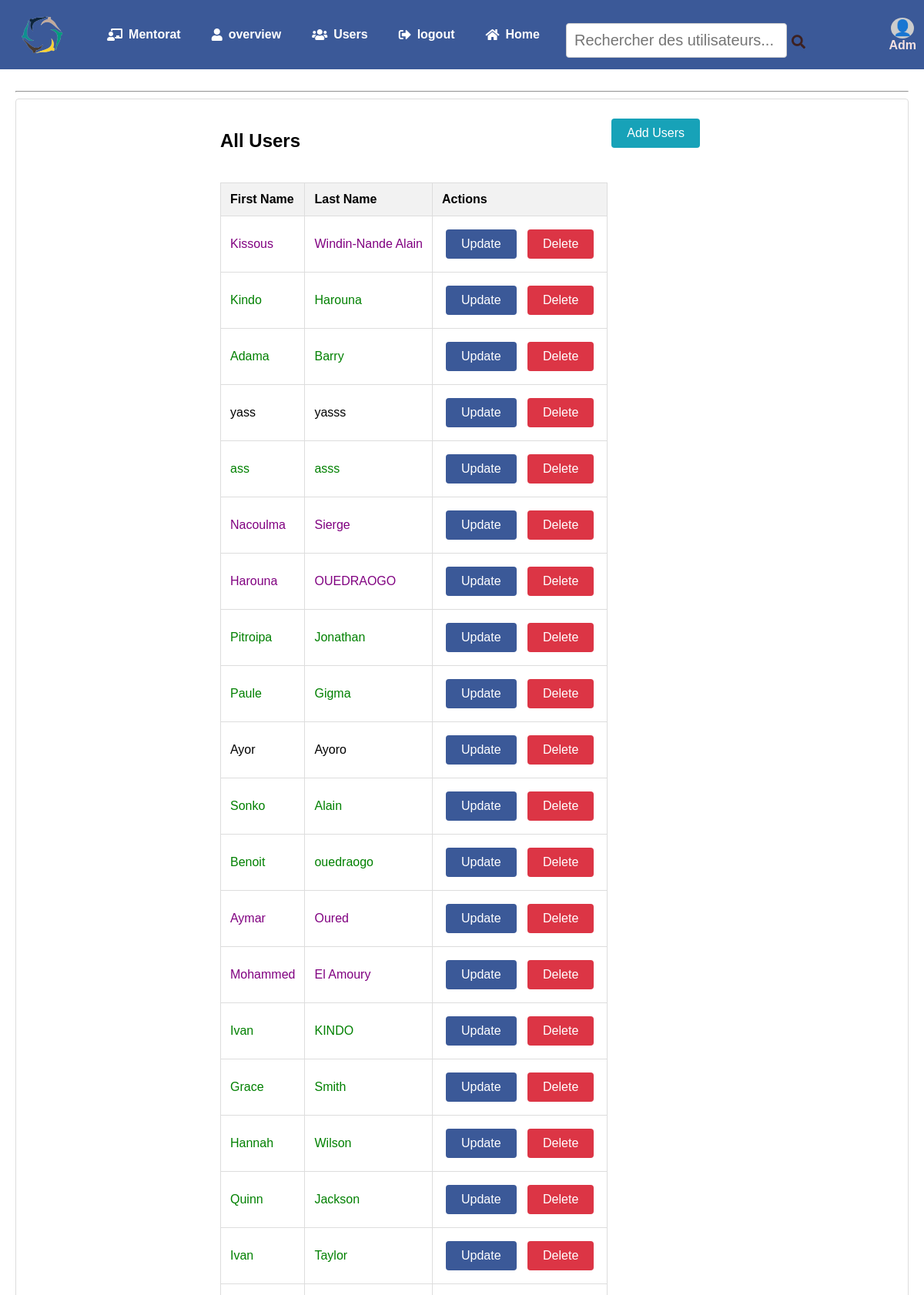
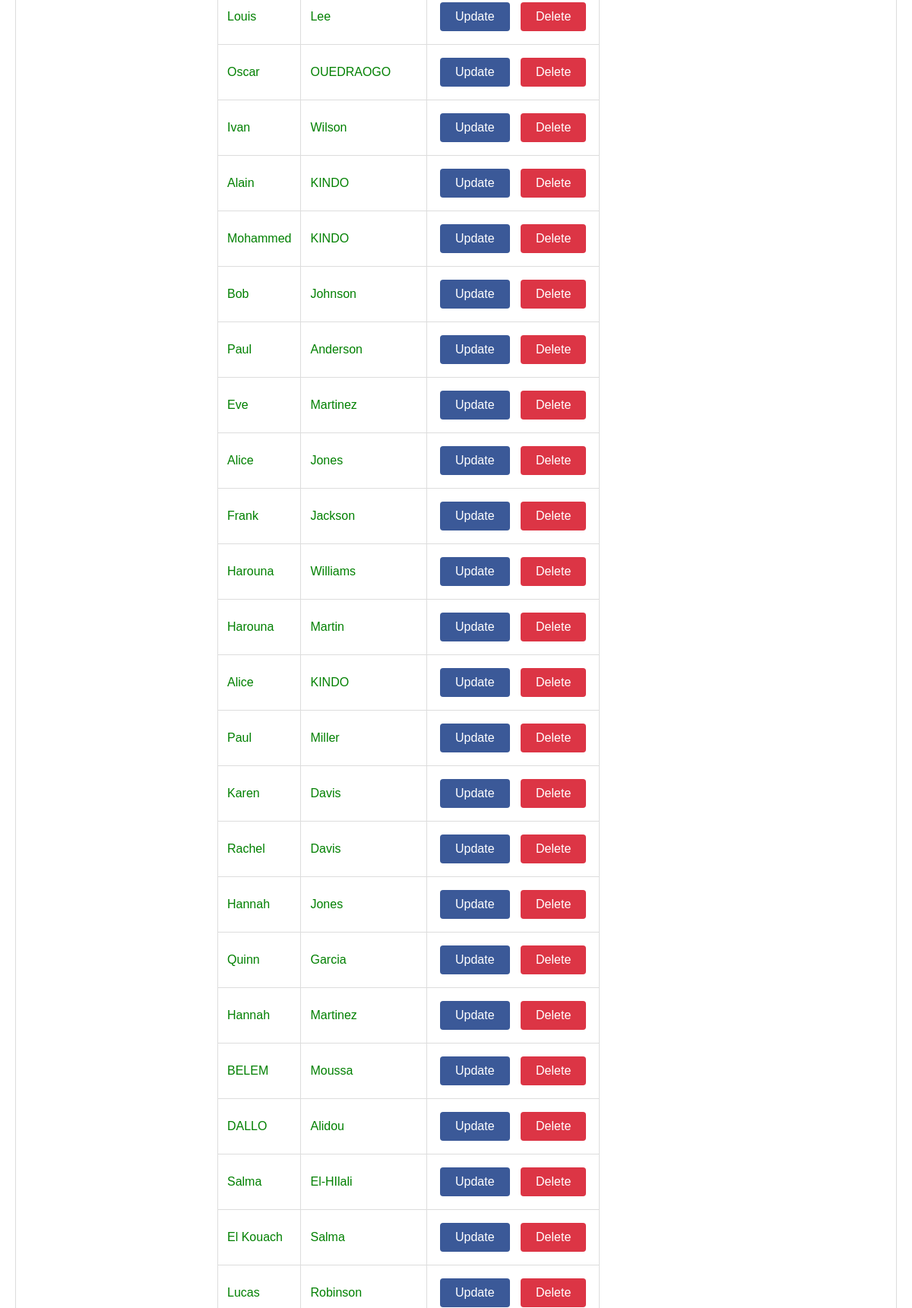
The page /users/ (signed in, upper part) on the database its author committed (2 pictures, top to bottom).
### network/models.py (models this page shows, shortened)
class User(AbstractUser):
    profile_pic = models.ImageField(upload_to='profile_pic/', blank=True, null=True)
    bio = models.TextField(max_length=160, blank=True, null=True)
    cover = models.ImageField(upload_to='covers/', blank=True, null=True)
    user_group = models.CharField(max_length=10,blank=True, null=True)  # Alumni ou Eleve
    nationality = models.CharField(max_length=100, blank=True, null=True)
    promotion = models.CharField(max_length=10, blank=True, null=True)
    graduation_date = models.DateField(blank=True, null=True)
    phone_number = models.CharField(max_length=15, blank=True, null=True)
    major = models.CharField(max_length=50, choices=[
        ('Aide à la Décision', 'Aide à la Décision'),
        ('Énergie', 'Énergie'),
        ('Matériau', 'Matériau'),
        ('Industrie', 'Industrie')
    ], blank=True, null=True)
    option = models.CharField(max_length=50, choices=[
        ('Génie Industriel', 'Génie Industriel'),
        ('Data Science et Digitalisation', 'Data Science et Digitalisation'),
        ('Énergie', 'Énergie')
    ], blank=True, null=True)
    filiere = models.CharField(max_length=100, choices=[
        ('Industrie 4.0', 'Industrie 4.0'),
        ('Ingénierie des Systèmes Complexes', 'Ingénierie des Systèmes Complexes'),
        ('Entreprendre en Afrique', 'Entreprendre en Afrique')
    ], blank=True, null=True)
    email = models.EmailField(blank=True, null=True)
    mentoring_1A = models.BooleanField(default=False)
    mentoring_2A = models.BooleanField(default=False)
    mentoring_3A = models.BooleanField(default=False)
    linkedin = models.URLField(blank=True, null=True)
    other_links = models.URLField(blank=True, null=True)

### network/views.py (the view)
# urls.py: path('users/', views.users_list, name='users_list'),
@login_required
def users_list(request):
    users = User.objects.all()
    return render(request, 'network/users.html', {'users': users})

### network/templates/network/users.html
{% extends "network/indexx.html" %}
{% block content %}
<div class="userscontainer">
    <div class="table-container">
        <h2>All Users</h2>
        <table>
            <thead>
                <tr>
                    <th>First Name</th>
                    <th>Last Name</th>
                    {% if request.user.is_superuser %}
                    <th class="actions-column">Actions</th>
                    {% endif %}
                </tr>
            </thead>
            <tbody>
                {% for user in users %}
                {% if not user.is_superuser %}
                <tr>
                    <td class="user-{{ user.user_group|lower }}">{{ user.first_name }}</td>
                    <td class="user-{{ user.user_group|lower }}">{{ user.last_name }}</td>
                    {% if request.user.is_superuser %}
                    <td class="actions-column">
                        <a class="button update" href="{% url 'edit_user' user.username %}">Update</a>
                        <a class="button delete" href="{% url 'delete_user' user.username %}">Delete</a>
                    </td>
                    {% endif %}
                </tr>
                {% endif %}
                {% endfor %}
            </tbody>
        </table>
    </div>
    {% if user.is_superuser %}
    <a class="button add-users add-users-button" href="{% url 'register' %}">Add Users</a>
    {% endif %}
</div>
{% endblock %}

### network/templates/network/indexx.html (shortened to what this page needs)
{% load static %}
<!DOCTYPE html>
<html lang="fr">
<head>
    <link rel="stylesheet" href="{% static 'network/styles.css' %}">
    <link rel="stylesheet" href="https://cdnjs.cloudflare.com/ajax/libs/font-awesome/5.15.4/css/all.min.css">
</head>
<body>
    <header>
        {% if user.is_authenticated %}
        <div class="logo-container">
            <img src="{% static 'network/Images/B.png' %}" alt="Logo" class="logo">
        </div>
        <ul class="nav-head">
            <ul class="menu">
                <li><a href="{% url 'mentoring' %}"><i class="fas fa-chalkboard-teacher"></i> Mentorat</a></li>
                <li><a href="{% url 'overview' %}"><i class="fas fa-user"></i>overview</a></li>
                <li><a href="{% url 'users_list' %}"><i class="fas fa-users"></i>Users</a></li>
                <li><a href="{% url 'logout' %}"><i class="fas fa-sign-out-alt"></i> logout</a></li>
                <li><a href="{% url 'indexx' %}"><i class="fas fa-home"></i> Home</a></li>
            </ul>
            <li class="nav-item search-container">
                <form method="GET" action="{% url 'search' %}" class="search-form">
                    <div class="search-div">
                        <input type="text" name="q" id="search-input" placeholder="Rechercher des utilisateurs..." aria-label="Recherche des utilisateurs" class="search-input">
                        <button type="submit" class="search-icon"><i class="fas fa-search"></i></button>
                    </div>
                </form>
            </li>
            {% endif %}
            {% if user.is_authenticated %}
            <li class="nav-profile">
                <a href="{% url 'profile_view' %}" class="nav-link">
                    <div class="profile-info">
                        {% if user.profile_pic %}
                            <img src="{{ user.profile_pic.url }}" alt="{{ user.username }}" class="profile-pic">
                        {% else %}
                            <div class="profile-icon">👤</div>
                        {% endif %}
                        <span class="username">{{ user.username }}</span>
                    </div>
                </a>
            </li>
            {% endif %}
        </ul>
    </header>
    <div class="container">
        <main class="main-content" id="main-content">
            <hr>
            <div id="dynamic-content">
                {% block content %}
                {% endblock %}
            </div>
        </main>
    </div>
</body>
</html>

### network/static/network/styles.css (style rules this page uses)
html, body { margin: 0; padding: 0; font-family: Arial, sans-serif; height: 100%; }
body { display: flex; flex-direction: column; min-height: 100vh; margin: 0; background-image: url('/static/network/Images/ECC-bg.png'); background-size: cover; background-repeat: no-repeat; }
.main-content { flex: 1; padding: 20px; box-sizing: border-box; overflow-y: auto; }
header { background-color: #3b5998; display: flex; justify-content: space-between; align-items: center; color: white; }
.container { display: flex; height: calc(100vh - 60px); }
.logo-container { display: flex; flex-direction: column; align-items: center; margin-bottom: 0; overflow: hidden; }
.logo { width: 120px; height: 90px; object-fit: cover; margin: 0; }
main { flex: 1; }
.nav-head { list-style: none; margin: 0; padding: 0; display: flex; align-items: center; width: 100%; justify-content: space-between; height: 45px; background-color: #3b5998; }
.menu { list-style: none; display: flex; margin: 0; padding: 0; transition: all 0.3s ease; height: 100%; }
.menu li { margin-left: 20px; }
.menu a { color: white; text-decoration: none; font-weight: bold; display: flex; align-items: center; height: 100%; padding: 0 10px; font-size: 1rem; }
.menu a i { margin-right: 8px; font-size: 16px; }
.search-container { flex: 1; margin-left: 20px; height: 100%; display: flex; align-items: center; }
.search-form { display: flex; align-items: center; height: 100%; }
.search-div { display: flex; border-radius: 5px; padding: 4px; }
.search-input { border: none; outline: none; padding: 5px; font-size: 20px; }
.search-icon { background: none; border: none; cursor: pointer; font-size: 18px; color: #3d2121; }
.nav-profile { list-style: none; margin: 0; padding: 0; height: 100%; }
.nav-link { display: flex; align-items: center; text-decoration: none; padding: 0 10px; color: #b68282; height: 100%; transition: background-color 0.3s ease; }
.profile-info { display: flex; flex-direction: column; align-items: center; justify-content: center; height: 100%; }
.profile-icon { width: 30px; height: 30px; border-radius: 50%; background-color: #ccc; display: flex; align-items: center; justify-content: center; font-size: 20px; margin-bottom: 0; }
.username { font-size: 16px; font-weight: bold; color: #f6e2e2; }
.userscontainer { display: flex; justify-content: center; padding: 20px; background-color: #fff; border: 1px solid #ddd; border-radius: 4px; position: relative; }
.add-users-button { position: sticky; top: 20px; margin-left: 10px; padding: 10px 20px; text-decoration: none; color: #fff; background-color: #17a2b8; border-radius: 4px; z-index: 1000; align-self: flex-start; }
table { border-collapse: collapse; background-color: #fff; margin-top: 20px; }
.table-container { display: flex; flex-direction: column; align-items: flex-start; }
table, th, td { border: 1px solid #ddd; }
th, td { padding: 12px; text-align: left; white-space: nowrap; }
th { background-color: #f2f2f2; }
.button { padding: 10px 20px; text-decoration: none; color: #fff; border-radius: 4px; border: none; cursor: pointer; margin: 5px; display: inline-block; }
.button.update { background-color: #3b5998; }
.button.delete { background-color: #dc3545; }
.user-eleve { color: purple; }
.user-alumni { color: green; }
.actions-column { white-space: nowrap; }
form { margin-top: 20px; }
form input[type="text"], form input[type="email"], form input[type="password"], form textarea { width: 60; padding: 10px; margin: 5px 0 10px; border: 1px solid #ccc; border-radius: 4px; }
form button { background-color: #28a745; }

### rows shown on the page
User: username "Adm"
User: first_name "Kissous", last_name "Windin-Nande Alain"
User: first_name "Kindo", last_name "Harouna"
User: first_name "Adama", last_name "Barry"
User: first_name "yass", last_name "yasss"
User: first_name "ass", last_name "asss"
User: first_name "Nacoulma", last_name "Sierge"
User: first_name "Harouna", last_name "OUEDRAOGO"
User: first_name "Pitroipa", last_name "Jonathan"
User: first_name "Paule", last_name "Gigma"
User: first_name "Ayor", last_name "Ayoro"
User: first_name "Sonko", last_name "Alain"
User: first_name "Benoit", last_name "ouedraogo"
User: first_name "Aymar", last_name "Oured"
User: first_name "Mohammed", last_name "El Amoury"
User: first_name "Ivan", last_name "KINDO"
User: first_name "Grace", last_name "Smith"
User: first_name "Hannah", last_name "Wilson"
User: first_name "Quinn", last_name "Jackson"
User: first_name "Ivan", last_name "Taylor"
User: first_name "Louis", last_name "Lee"
User: first_name "Oscar", last_name "OUEDRAOGO"
User: first_name "Ivan", last_name "Wilson"
User: first_name "Alain", last_name "KINDO"
User: first_name "Mohammed", last_name "KINDO"
User: first_name "Bob", last_name "Johnson"
User: first_name "Paul", last_name "Anderson"
User: first_name "Eve", last_name "Martinez"
User: first_name "Alice", last_name "Jones"
User: first_name "Frank", last_name "Jackson"
User: first_name "Harouna", last_name "Williams"
User: first_name "Harouna", last_name "Martin"
User: first_name "Alice", last_name "KINDO"
User: first_name "Paul", last_name "Miller"
User: first_name "Karen", last_name "Davis"
User: first_name "Rachel", last_name "Davis"
User: first_name "Hannah", last_name "Jones"
User: first_name "Quinn", last_name "Garcia"
User: first_name "Hannah", last_name "Martinez"
User: first_name "BELEM", last_name "Moussa"
User: first_name "DALLO", last_name "Alidou"
User: first_name "Salma", last_name "El-HIlali"
User: first_name "El Kouach", last_name "Salma"
User: first_name "Lucas", last_name "Robinson"
